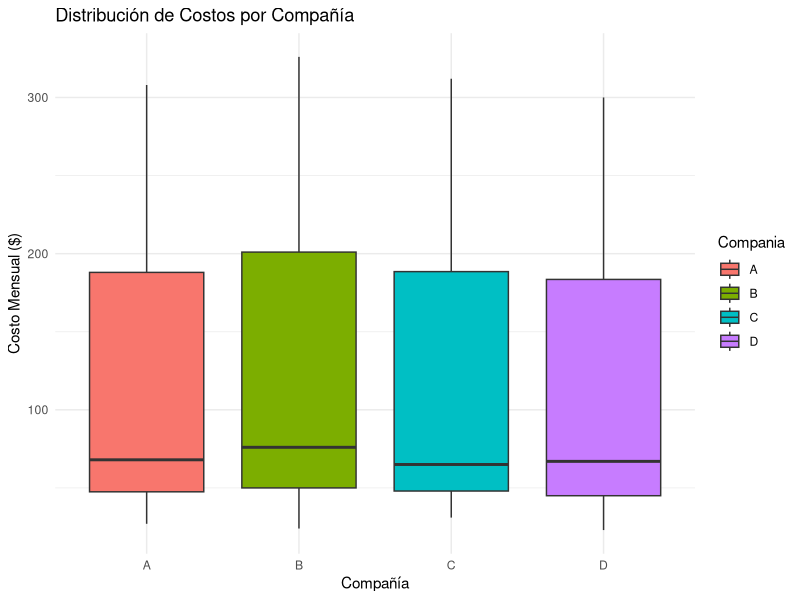

This figure's R source:
## ---- chunk 1
knitr::opts_chunk$set(echo = TRUE)
library(knitr)
library(ggplot2)
## ---- chunk 2
# Creación del DataFrame con los datos de la imagen
# Factor 1: Nivel de Uso (Bloques)
# Factor 2: Compañía (Tratamientos)
# Variable Respuesta: Costo

datos <- data.frame(
  Costo = c(27, 24, 31, 23,    
            68, 76, 65, 67,    
            308, 326, 312, 300),
  
  Nivel_Uso = factor(c(rep("Bajo", 4), rep("Medio", 4), rep("Alto", 4)),
                     levels = c("Bajo", "Medio", "Alto")),
  
  Compania = factor(rep(c("A", "B", "C", "D"), 3))
)

# Visualización de la tabla de datos
kable(datos, caption = "Datos de Costos Mensuales por Compañía y Nivel de Uso")
## ---- chunk 3
ggplot(datos, aes(x=Compania, y=Costo, fill=Compania)) +
  geom_boxplot() +
  theme_minimal() +
  labs(title = "Distribución de Costos por Compañía",
       y = "Costo Mensual ($)",
       x = "Compañía")
## ---- chunk 4
modelo_anova <- aov(Costo ~ Nivel_Uso + Compania, data = datos)

# tabla ANOVA
tabla_anova <- summary(modelo_anova)
tabla_anova
## ---- chunk 5
# Extraemos el p-valor de la compañía
p_valor_compania <- summary(modelo_anova)[[1]]["Compania", "Pr(>F)"]

cat("**Resultado del Análisis:**\n\n")

cat(paste("El valor P para las Compañías es:", format(p_valor_compania, scientific = FALSE), "\n\n"))

if(p_valor_compania < 0.05){
  cat("Dado que el valor P es **menor** que 0.05, **rechazamos la hipótesis nula**. \n\n")
  cat("**Conclusión:** Con un 95% de confianza, existe evidencia estadística suficiente para afirmar que **SÍ existen diferencias significativas** en los costos promedio cobrados por las diferentes compañías de telefonía.")
} else {
  cat("Dado que el valor P es **mayor** que 0.05, **no rechazamos la hipótesis nula**. \n\n")
  cat("**Conclusión:** Con un 95% de confianza, **NO existe evidencia estadística suficiente** para afirmar que las compañías cobren costos promedios diferentes. Las diferencias observadas pueden deberse al azar.")
}
